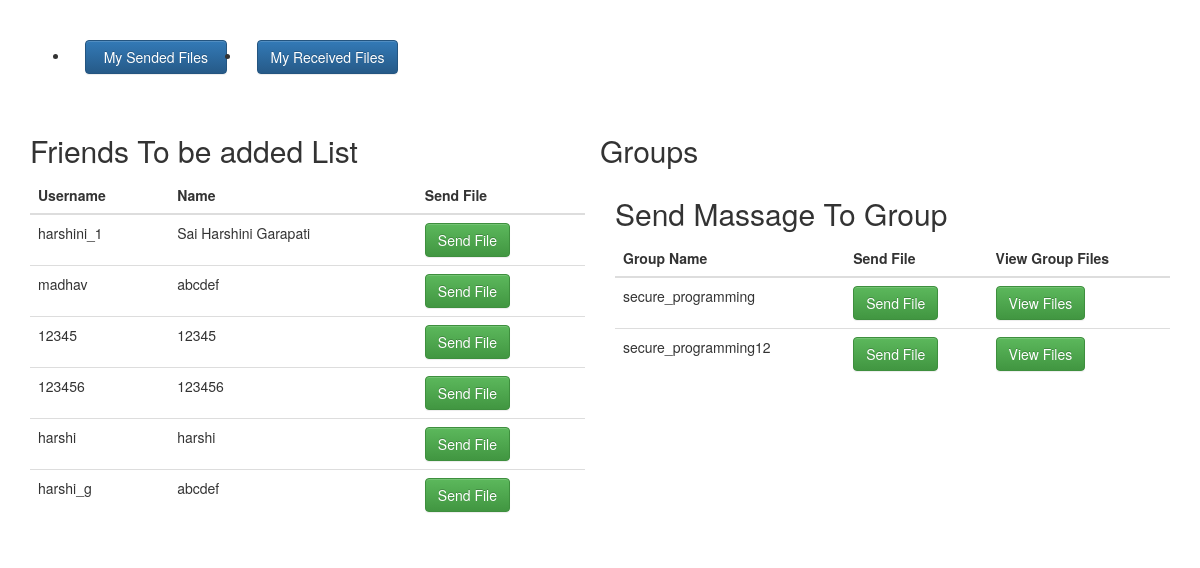
Screenshot of /dashboard (signed in) with the database file from the repository.
### tables this page shows
CREATE TABLE user (id VARCHAR(255) PRIMARY KEY,username Text, name TEXT,password Text,activate Boolean);

CREATE TABLE groups (id VARCHAR(255) PRIMARY KEY, name TEXT);

### app.py (the view)
@app.route("/dashboard")
def dashboard():
    userID = request.cookies.get('userID')
    query= f"select * from user where id !='{userID}' and activate=1"
    conn = sqlite3.connect('user.db')
    cur = conn.cursor()
    cur.execute(query)
    rows1 = cur.fetchall()
    query= f"select * from groups"
    cur.execute(query)
    rows2 = cur.fetchall()
    data = {}
    data['rows1'] = rows1
    data['rows2'] = rows2
    conn.commit()
    conn.close()
    return render_template("dashboard.html",users=data)

### templates/dashboard.html (shortened to what this page needs)
<!DOCTYPE html>
<html lang="en">
<head>
    <link rel="stylesheet" href="https://cdnjs.cloudflare.com/ajax/libs/meyer-reset/2.0/reset.min.css">
    <link rel="stylesheet" href="https://maxcdn.bootstrapcdn.com/bootstrap/3.3.7/css/bootstrap.min.css">
    <link rel="stylesheet" href="https://maxcdn.bootstrapcdn.com/bootstrap/3.3.7/css/bootstrap-theme.min.css">
</head>
<body>
    <div class="container">
        <div class="row" style="margin-top: 40px">
            <div class="col-sm-6">
                <ul>
                    <li class="col-md-4"><a href="/my_files/sent" class="btn form-control btn-primary">My Sended Files</a></li>
                    <li class="col-md-4"><a href="/my_files/received" class="btn form-control btn-primary">My Received Files</a></li>
                </ul>
            </div>
        </div>
        <div class="row" style="margin-top: 40px">
            <div class="col-md-6">
                <h2>Friends To be added List</h2>
                <table class="table table-dark table-hover">
                    <thead>
                        <th>
                            Username
                        </th>
                        <th>
                            Name
                        </th>
                        <th>
                            Send File
                        </th>
                    </thead>
                    <tbody>
                            {% for user in users['rows1'] %}
                        <tr>
                                <td>
                                       {{ user[1] }}
                                </td>
                                <td>
                                        {{ user[2] }}
                                </td>
                                <td>
                                    <a href="{{ url_for('send_files',user_id=user[0]) }}" class="btn btn-success">Send File</a>
                                </td>
                        </tr>
                        {% endfor %}
                    </tbody>
                </table>
            </div>
            <h2>Groups</h2>
            <div class="col-md-6">
                <h2>Send Massage To Group</h2>
                <table class="table table-dark table-hover">
                    <thead>
                        <th>
                            Group Name
                        </th>
                        <th>
                            Send File
                        </th>
                        <th>
                            View Group Files
                        </th>
                    </thead>
                    <tbody>
                    {% for user in users['rows2'] %}
                        <tr>
                                <td>
                                       {{ user[1] }}
                                </td>
                                <td>
                                <a href="{{ url_for('send_files_to_group',group_id=user[0]) }}" class="btn btn-success">Send File</a>
                                </td>
                                <td>
                                <a href="{{ url_for('view_group_files',group_id=user[0]) }}" class="btn btn-success">View Files</a>
                                </td>
                        </tr>
                        {% endfor %}
                    </tbody>
                </table>
            </div>
        </div>
    </div>
</body>
</html>

### rows the page displays
user: username "harshini_1", name "Sai Harshini Garapati"
user: username "madhav", name "abcdef"
user: username "12345", name "12345"
user: username "123456", name "123456"
user: username "harshi", name "harshi"
user: username "harshi_g", name "abcdef"
groups: name "secure_programming"
groups: name "secure_programming12"
